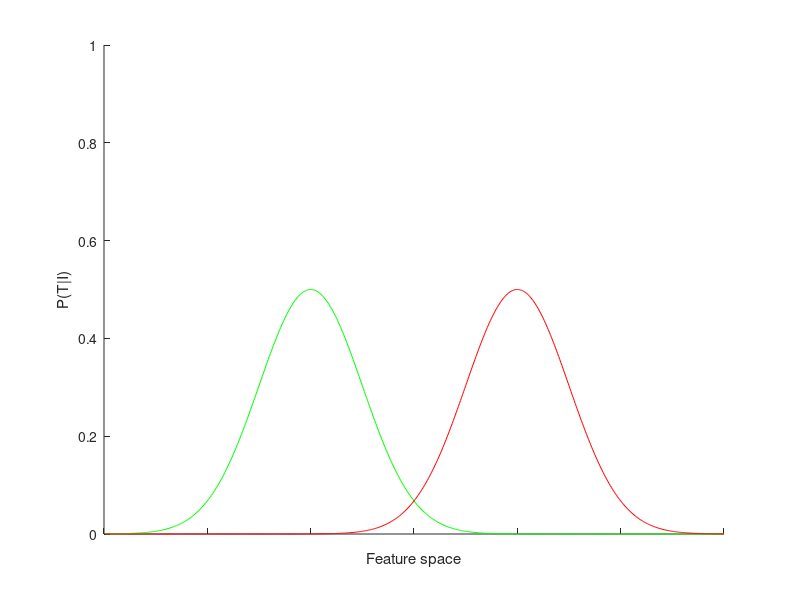
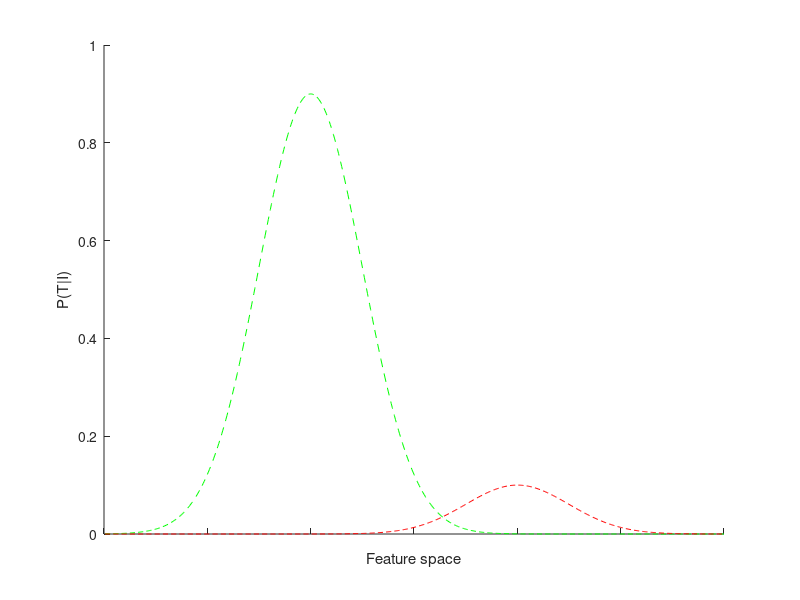

MATLAB code to generate these figures, in order:
close all
figure(1)
hold on
plot(1/2*gaussmf(1:600,[50 200]),'g')
plot(1/2*gaussmf(1:600,[50 400]),'r')
ylim([0 1])
ylabel('P(T|I)')
xlabel('Feature space')
set(gca,'YTick',0:0.2:1)
set(gca,'XTickLabel',[])
hold off
 
figure(2)
hold on
plot(9/10*gaussmf(1:600,[50 200]),'--g')
plot(1/10*gaussmf(1:600,[50 400]),'--r')
ylim([0 1])
ylabel('P(T|I)')
xlabel('Feature space')
set(gca,'YTick',0:0.2:1)
set(gca,'XTickLabel',[])
hold off